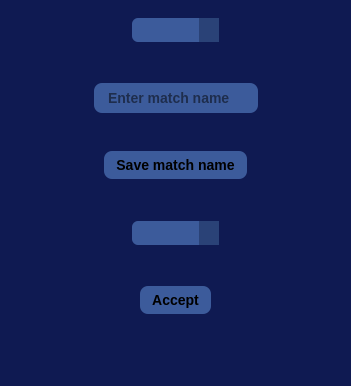
<?xml version="1.0" encoding="UTF-8"?>
<ui version="4.0">
 <class>MainWindow</class>
 <widget class="QMainWindow" name="MainWindow">
  <property name="geometry">
   <rect>
    <x>0</x>
    <y>0</y>
    <width>351</width>
    <height>386</height>
   </rect>
  </property>
  <property name="windowTitle">
   <string>Lobby</string>
  </property>
  <property name="styleSheet">
   <string notr="true">background-color: #0f1a52</string>
  </property>
  <widget class="QWidget" name="centralwidget">
   <widget class="QWidget" name="horizontalLayoutWidget">
    <property name="geometry">
     <rect>
      <x>10</x>
      <y>0</y>
      <width>331</width>
      <height>331</height>
     </rect>
    </property>
    <layout class="QHBoxLayout" name="horizontalLayout">
     <item>
      <spacer name="horizontalSpacer_2">
       <property name="orientation">
        <enum>Qt::Orientation::Horizontal</enum>
       </property>
       <property name="sizeHint" stdset="0">
        <size>
         <width>10</width>
         <height>10</height>
        </size>
       </property>
      </spacer>
     </item>
     <item>
      <layout class="QVBoxLayout" name="verticalLayout_2">
       <item alignment="Qt::AlignmentFlag::AlignHCenter|Qt::AlignmentFlag::AlignVCenter">
        <widget class="QComboBox" name="operacion">
         <property name="sizePolicy">
          <sizepolicy hsizetype="Maximum" vsizetype="Fixed">
           <horstretch>0</horstretch>
           <verstretch>0</verstretch>
          </sizepolicy>
         </property>
         <property name="layoutDirection">
          <enum>Qt::LayoutDirection::LeftToRight</enum>
         </property>
         <property name="styleSheet">
          <string notr="true">QComboBox {
    background-color: #3C5B9B;
    color: black;
    border-radius: 6px;
    padding: 4px 8px;
    font-weight: bold;
    border: none;
}

QComboBox::drop-down {
    border: none;
    background-color: #2A4277;
    width: 20px;
}

QComboBox::down-arrow {
    width: 10px;
    height: 10px;
}

QComboBox QAbstractItemView {
    background-color: #3C5B9B;
    color: black;
    selection-background-color: #5A78B4;
}</string>
         </property>
        </widget>
       </item>
       <item alignment="Qt::AlignmentFlag::AlignHCenter|Qt::AlignmentFlag::AlignVCenter">
        <widget class="QLineEdit" name="matchName">
         <property name="sizePolicy">
          <sizepolicy hsizetype="Maximum" vsizetype="Fixed">
           <horstretch>0</horstretch>
           <verstretch>0</verstretch>
          </sizepolicy>
         </property>
         <property name="styleSheet">
          <string notr="true">QLineEdit {
    background-color: #3C5B9B;  
    color: black;                
    border-radius: 8px;
    padding: 6px 12px;
    font-size: 14px;
    font-weight: bold;
    border: none;
}

QLineEdit:focus {
    background-color: #5A78B4;    
    outline: none;               
}
</string>
         </property>
         <property name="text">
          <string/>
         </property>
         <property name="placeholderText">
          <string>Enter match name</string>
         </property>
        </widget>
       </item>
       <item alignment="Qt::AlignmentFlag::AlignHCenter|Qt::AlignmentFlag::AlignVCenter">
        <widget class="QPushButton" name="saveBtn">
         <property name="sizePolicy">
          <sizepolicy hsizetype="Maximum" vsizetype="Fixed">
           <horstretch>0</horstretch>
           <verstretch>0</verstretch>
          </sizepolicy>
         </property>
         <property name="styleSheet">
          <string notr="true">QPushButton {
    background-color: #3C5B9B;  
    color: black;
    border-radius: 8px;
    padding: 6px 12px;
    font-weight: bold;
    font-size: 14px;
    border: none;
}
QPushButton:hover {
    background-color: #5A78B4; 
}
QPushButton:pressed {
    background-color: #2A4277;  
}</string>
         </property>
         <property name="text">
          <string>Save match name</string>
         </property>
        </widget>
       </item>
       <item alignment="Qt::AlignmentFlag::AlignHCenter|Qt::AlignmentFlag::AlignVCenter">
        <widget class="QComboBox" name="equipo">
         <property name="sizePolicy">
          <sizepolicy hsizetype="Maximum" vsizetype="Fixed">
           <horstretch>0</horstretch>
           <verstretch>0</verstretch>
          </sizepolicy>
         </property>
         <property name="styleSheet">
          <string notr="true">QComboBox {
    background-color: #3C5B9B;
    color: black;
    border-radius: 6px;
    padding: 4px 8px;
    font-weight: bold;
    border: none;
}

QComboBox::drop-down {
    border: none;
    background-color: #2A4277;
    width: 20px;
}

QComboBox::down-arrow {
    width: 10px;
    height: 10px;
}

QComboBox QAbstractItemView {
    background-color: #3C5B9B;
    color: black;
    selection-background-color: #5A78B4;
}</string>
         </property>
        </widget>
       </item>
       <item alignment="Qt::AlignmentFlag::AlignHCenter|Qt::AlignmentFlag::AlignVCenter">
        <widget class="QPushButton" name="aceptar">
         <property name="sizePolicy">
          <sizepolicy hsizetype="Maximum" vsizetype="Fixed">
           <horstretch>0</horstretch>
           <verstretch>0</verstretch>
          </sizepolicy>
         </property>
         <property name="styleSheet">
          <string notr="true">QPushButton {
    background-color: #3C5B9B;  
    color: black;
    border-radius: 8px;
    padding: 6px 12px;
    font-weight: bold;
    font-size: 14px;
    border: none;
}
QPushButton:hover {
    background-color: #5A78B4; 
}
QPushButton:pressed {
    background-color: #2A4277;  
}</string>
         </property>
         <property name="text">
          <string>Accept</string>
         </property>
        </widget>
       </item>
      </layout>
     </item>
     <item>
      <spacer name="horizontalSpacer">
       <property name="orientation">
        <enum>Qt::Orientation::Horizontal</enum>
       </property>
       <property name="sizeHint" stdset="0">
        <size>
         <width>10</width>
         <height>10</height>
        </size>
       </property>
      </spacer>
     </item>
    </layout>
   </widget>
  </widget>
  <widget class="QMenuBar" name="menubar">
   <property name="geometry">
    <rect>
     <x>0</x>
     <y>0</y>
     <width>351</width>
     <height>22</height>
    </rect>
   </property>
  </widget>
  <widget class="QStatusBar" name="statusbar"/>
 </widget>
 <resources/>
 <connections/>
</ui>
